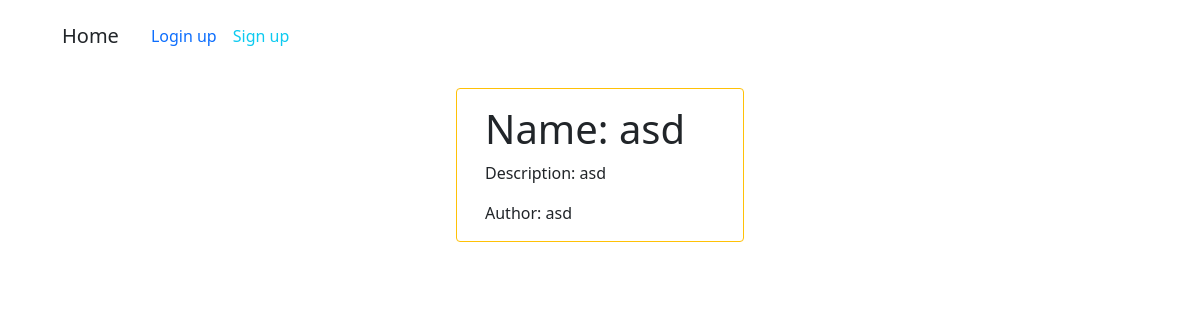
Before: / with the older database file.
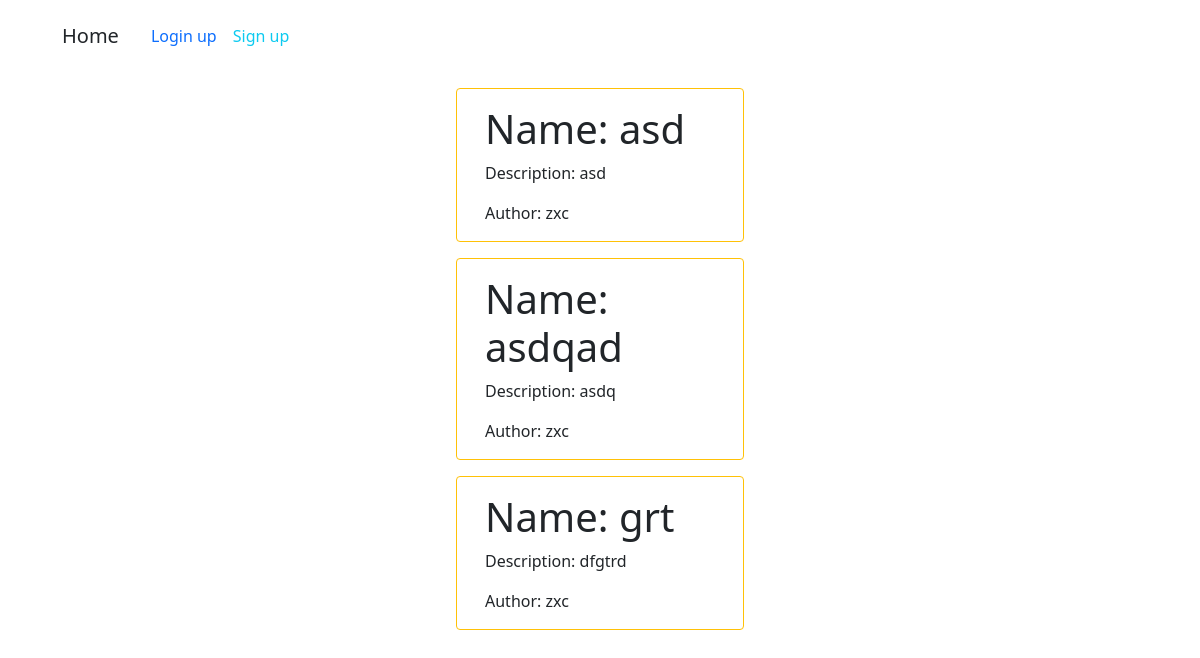
After: the same page with the newer database file.
### app/models.py (models this page shows, shortened)
class Recipes(db.Model):
    id: so.MappedColumn[int] = so.mapped_column(primary_key=True)
    title: so.MappedColumn[str] = so.mapped_column(sa.String(64))
    description: so.MappedColumn[str] = so.mapped_column(sa.String(128))
    user_id: so.Mapped[int] = so.mapped_column(sa.ForeignKey(User.id))
    author: so.Mapped[User] = so.relationship('User', back_populates='recipes')

class User(UserMixin, db.Model):
    id: so.Mapped[int] = so.mapped_column(primary_key=True)
    username: so.Mapped[str] = so.mapped_column(sa.String(64))
    email: so.Mapped[str] = so.mapped_column(sa.String(64))
    password_hash: so.Mapped[Optional[str]] = so.mapped_column(sa.String(128))
    recipes: so.WriteOnlyMapped['Recipes'] = so.relationship('Recipes', back_populates='author')
    def __repr__(self):
        return self.username

### app/routes.py (the view)
@app.route('/')
def home():
    recipes = db.session.scalars(sa.select(Recipes)).all()
    return render_template('home.html', recipes=recipes)

### app/templates/home.html (shortened to what this page needs)
{% extends 'base.html' %}
{% block content %}
{% for recipe in recipes %}
<div class="card container mt-3 border-warning" style="width: 18rem;">
    <div class="card-body">
        <h1 class="card-text">Name: {{ recipe.title }}</h1>
        <p class="card-text">Description: {{ recipe.description }}</p>
        <p class="card-text">Author: {{ recipe.author }}</p>
    </div>
</div>
{% endfor %}
{% endblock %}

### app/templates/base.html (shortened to what this page needs)
<!DOCTYPE html>
<html lang="en">
<head>
    <link href="https://cdn.jsdelivr.net/npm/bootstrap@5.0.2/dist/css/bootstrap.min.css" rel="stylesheet"
>
    <link href="https://getbootstrap.com/docs/5.3/assets/css/docs.css" rel="stylesheet">
</head>
<body>
<div class="navbar container">
    <nav class="navbar navbar-expand-lg">
        <div class="container-fluid">
            <div class="collapse navbar-collapse" id="navbarSupportedContent">
                <ul class="navbar-nav me-auto mb-2 mb-lg-0">
                    <li class="nav-item">
                        <a class="navbar-brand nav-link active text-dark" aria-current="page"
                           href="{{ url_for('home') }}">Home</a>
                    </li>
                    {% if current_user.is_authenticated %}
                    <li class="nav-item">
                        <a class="nav-link text-danger" href="{{ url_for('logout') }}">Logout</a>
                    </li>
                    <div class="nav d-flex justify-content-end">
                        <li class="nav-item">
                            <a class="nav-link active" href="{{ url_for('profile') }}">Profile: {{ current_user
                                }}</a>
                        </li>
                    </div>
                    <li class="nav-item">
                        <a class="nav-link" href="{{ url_for('new_recipes') }}">Create a new recipe</a>
                    </li>
                    {% else %}
                    <li class="nav-item">
                        <a class="nav-link" href="{{ url_for('login') }}">Login up</a>
                    </li>
                    <li class="nav-item">
                        <a class="nav-link text-info" href="{{ url_for('sign') }}">Sign up</a>
                    </li>
                    {% endif %}
                </ul>
            </div>
        </div>
    </nav>
</div>
{% block content %}{% endblock %}
</body>
</html>

Changed rows visible on the page:
changed Recipes "asd": author "asd" → "zxc"
added Recipes: title "asdqad", description "asdq", author "zxc"
added Recipes: title "grt", description "dfgtrd", author "zxc"
